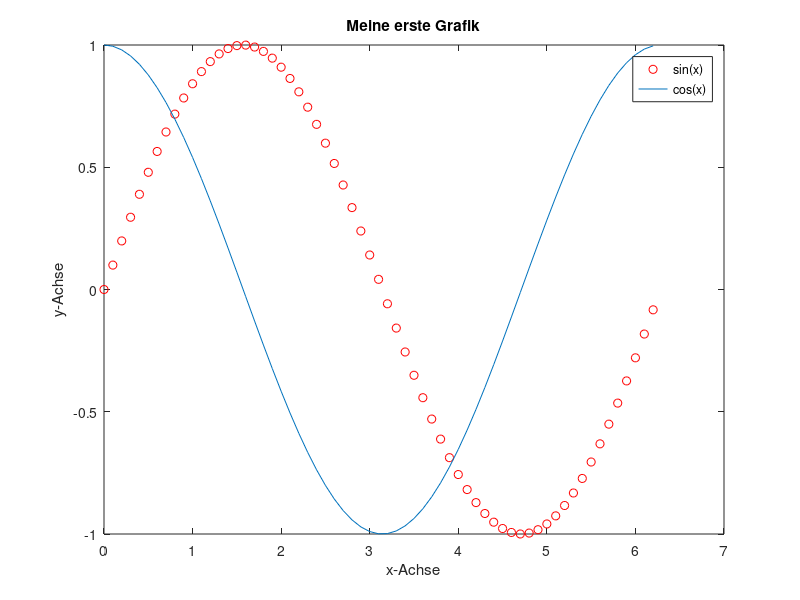

Write MATLAB code to recreate this figure.
x = 0:0.1:2*pi;
plot(x,sin(x),'ro',x,cos(x));
title('Meine erste Grafik');
xlabel('x-Achse');
ylabel('y-Achse');
legend('sin(x)','cos(x)');